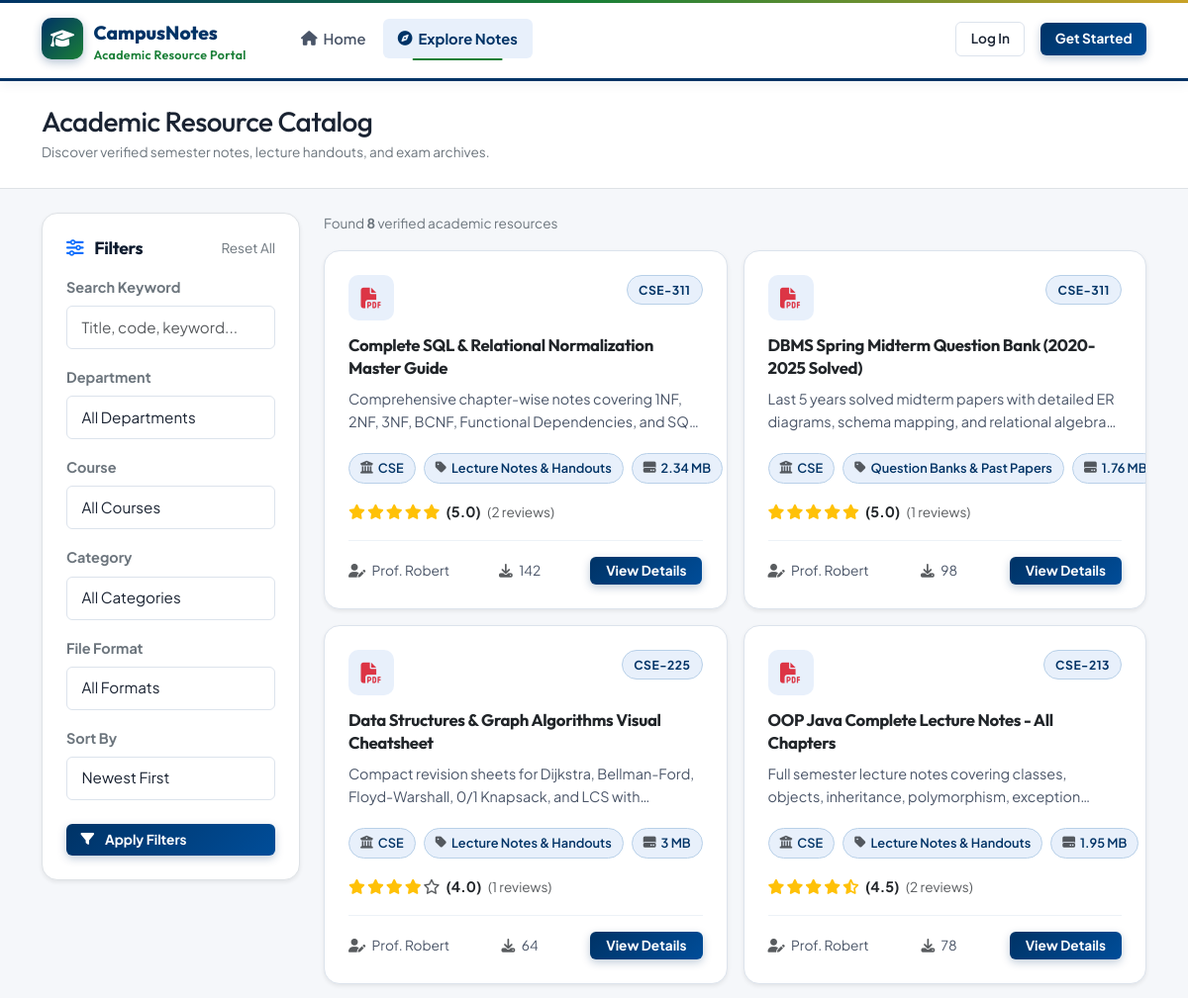
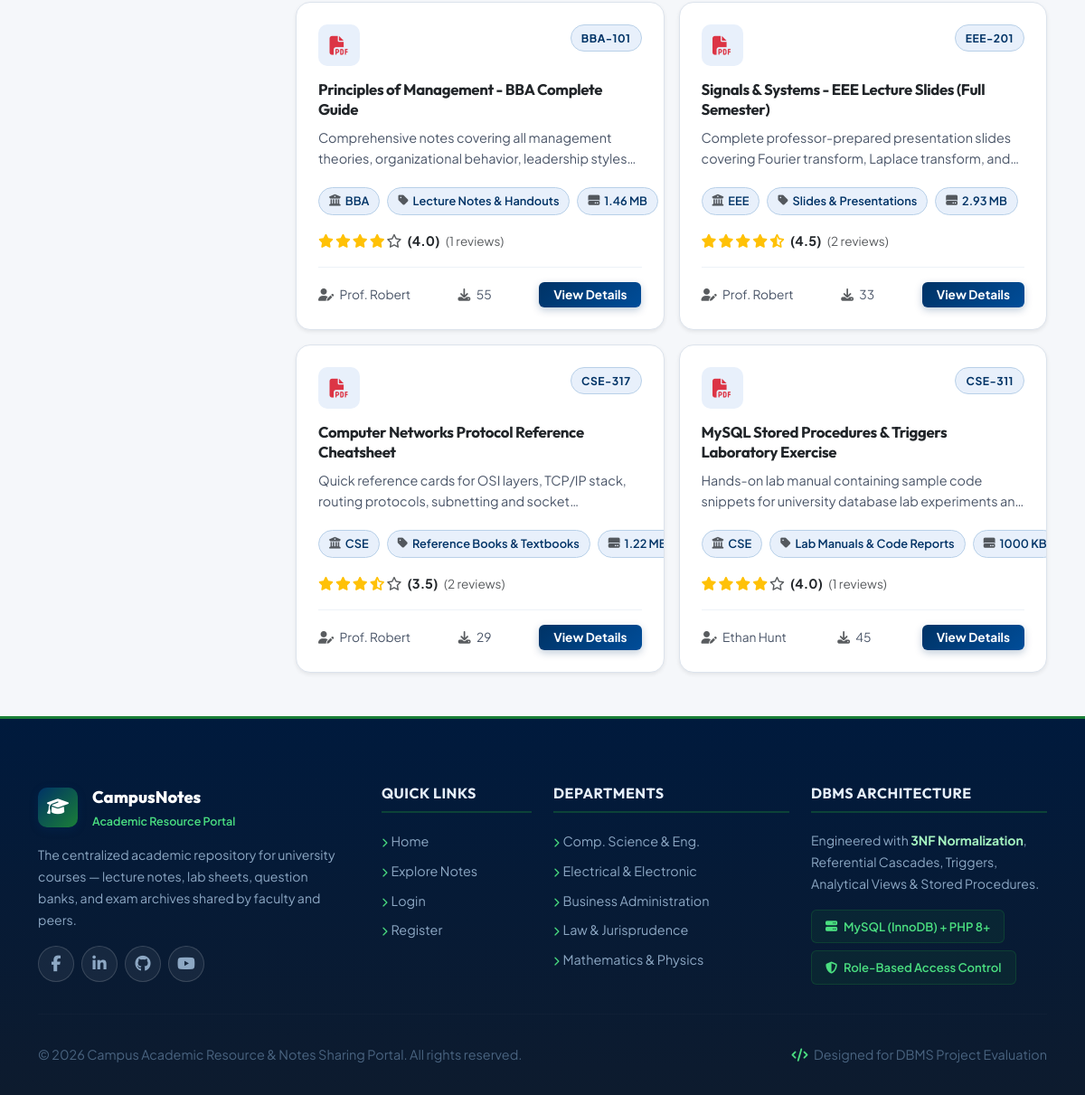
Screenshot of /explore.php with the database file from the repository (2 pictures, top to bottom).
### tables this page shows
CREATE TABLE `resources` (
    `resource_id` INT AUTO_INCREMENT PRIMARY KEY,
    `title` VARCHAR(255) NOT NULL,
    `description` TEXT,
    `course_id` INT NOT NULL,
    `category_id` INT NOT NULL,
    `uploaded_by` INT NOT NULL,
    `file_path` VARCHAR(255) NOT NULL,
    `file_name` VARCHAR(255) NOT NULL,
    `file_size` BIGINT UNSIGNED DEFAULT 0,  
    `file_type` VARCHAR(50) NOT NULL,       
    `download_count` INT UNSIGNED DEFAULT 0,
    `view_count` INT UNSIGNED DEFAULT 0,
    `avg_rating` DECIMAL(3,2) DEFAULT 0.00,
    `rating_count` INT UNSIGNED DEFAULT 0,
    `status` ENUM('pending', 'approved', 'rejected') DEFAULT 'approved',
    `moderated_by` INT NULL,
    `moderation_notes` TEXT NULL,
    `created_at` TIMESTAMP DEFAULT CURRENT_TIMESTAMP,
    `updated_at` TIMESTAMP DEFAULT CURRENT_TIMESTAMP ON UPDATE CURRENT_TIMESTAMP,
    INDEX `idx_resources_course` (`course_id`),
    INDEX `idx_resources_category` (`category_id`),
    INDEX `idx_resources_status` (`status`),
    CONSTRAINT `fk_resources_course` FOREIGN KEY (`course_id`) REFERENCES `courses` (`course_id`) ON UPDATE CASCADE ON DELETE CASCADE,
    CONSTRAINT `fk_resources_category` FOREIGN KEY (`category_id`) REFERENCES `categories` (`category_id`) ON UPDATE CASCADE ON DELETE RESTRICT,
    CONSTRAINT `fk_resources_user` FOREIGN KEY (`uploaded_by`) REFERENCES `users` (`user_id`) ON UPDATE CASCADE ON DELETE CASCADE,
    CONSTRAINT `fk_resources_moderator` FOREIGN KEY (`moderated_by`) REFERENCES `users` (`user_id`) ON UPDATE CASCADE ON DELETE SET NULL
);

CREATE TABLE `courses` (
    `course_id` INT AUTO_INCREMENT PRIMARY KEY,
    `dept_id` INT NOT NULL,
    `semester_id` INT NOT NULL,
    `course_code` VARCHAR(30) NOT NULL UNIQUE,
    `course_title` VARCHAR(200) NOT NULL,
    `credit_hours` DECIMAL(3,1) DEFAULT 3.0,
    `syllabus_summary` TEXT NULL,
    `created_at` TIMESTAMP DEFAULT CURRENT_TIMESTAMP,
    CONSTRAINT `fk_courses_dept` FOREIGN KEY (`dept_id`) REFERENCES `departments` (`dept_id`) ON UPDATE CASCADE ON DELETE CASCADE,
    CONSTRAINT `fk_courses_semester` FOREIGN KEY (`semester_id`) REFERENCES `semesters` (`semester_id`) ON UPDATE CASCADE ON DELETE CASCADE
);

CREATE TABLE `departments` (
    `dept_id` INT AUTO_INCREMENT PRIMARY KEY,
    `dept_code` VARCHAR(20) NOT NULL UNIQUE,
    `dept_name` VARCHAR(150) NOT NULL,
    `description` TEXT,
    `created_at` TIMESTAMP DEFAULT CURRENT_TIMESTAMP
);

CREATE TABLE `categories` (
    `category_id` INT AUTO_INCREMENT PRIMARY KEY,
    `name` VARCHAR(80) NOT NULL UNIQUE,
    `slug` VARCHAR(80) NOT NULL UNIQUE,
    `icon` VARCHAR(50) DEFAULT 'fa-file-text',
    `description` VARCHAR(255) NULL
);

CREATE TABLE `users` (
    `user_id` INT AUTO_INCREMENT PRIMARY KEY,
    `role_id` INT NOT NULL,
    `dept_id` INT NULL,
    `full_name` VARCHAR(120) NOT NULL,
    `email` VARCHAR(150) NOT NULL UNIQUE,
    `password_hash` VARCHAR(255) NOT NULL,
    `reset_token` VARCHAR(64) NULL UNIQUE,
    `reset_token_expires_at` TIMESTAMP NULL,
    `academic_id` VARCHAR(50) NULL,  
    `phone` VARCHAR(30) NULL,
    `bio` TEXT NULL,
    `avatar` VARCHAR(255) DEFAULT 'default_avatar.png',
    `status` ENUM('active', 'inactive', 'suspended') DEFAULT 'active',
    `created_at` TIMESTAMP DEFAULT CURRENT_TIMESTAMP,
    `updated_at` TIMESTAMP DEFAULT CURRENT_TIMESTAMP ON UPDATE CURRENT_TIMESTAMP,
    CONSTRAINT `fk_users_role` FOREIGN KEY (`role_id`) REFERENCES `roles` (`role_id`) ON UPDATE CASCADE ON DELETE RESTRICT,
    CONSTRAINT `fk_users_dept` FOREIGN KEY (`dept_id`) REFERENCES `departments` (`dept_id`) ON UPDATE CASCADE ON DELETE SET NULL
);

### explore.php (the view, shortened to what this page needs)
<?php
require_once __DIR__ . '/includes/header.php';
require_once __DIR__ . '/includes/navbar.php';
$pdo = Database::getConnection();
$keyword = trim($_GET['q'] ?? '');
$sortBy = trim($_GET['sort'] ?? 'newest');
$whereClauses = ["r.`status` = 'approved'"];
$params = [];
$orderBy = "r.`created_at` DESC";
$whereSql = implode(' AND ', $whereClauses);
$sql = "SELECT
            r.*,
            c.`course_code`,
            c.`course_title`,
            d.`dept_code`,
            d.`dept_name`,
            cat.`name` AS `category_name`,
            cat.`icon` AS `category_icon`,
            u.`full_name` AS `author_name`
        FROM `resources` r
        JOIN `courses` c ON r.`course_id` = c.`course_id`
        JOIN `departments` d ON c.`dept_id` = d.`dept_id`
        JOIN `categories` cat ON r.`category_id` = cat.`category_id`
        JOIN `users` u ON r.`uploaded_by` = u.`user_id`
        WHERE $whereSql
        ORDER BY $orderBy";
try {
    $stmt = $pdo->prepare($sql);
    $stmt->execute($params);
    $resources = $stmt->fetchAll();
} catch (Exception $e) {
    $resources = [];
    $departments = [];
    $categories = [];
    $courses = [];
}
?>
<div class="bg-white border-bottom py-4 mb-4">
    <div class="container">
        <h1 class="h3 font-weight-bold mb-1">Academic Resource Catalog</h1>
        <p class="text-secondary small mb-0">Discover verified semester notes, lecture handouts, and exam archives.</p>
    </div>
</div>
<div class="container mb-5">
    <div class="row g-4">
        <div class="col-lg-3">
            <div class="card border rounded-4 shadow-sm p-4 bg-white sticky-top" style="top: 85px; z-index: 10;">
                <div class="d-flex align-items-center justify-content-between mb-3">
                    <h5 class="font-weight-bold mb-0"><i class="fa-solid fa-sliders text-primary me-2"></i> Filters</h5>
                    <a href="<?= BASE_URL ?>/explore.php" class="text-secondary small text-decoration-none">Reset All</a>
                </div>
                <form action="<?= BASE_URL ?>/explore.php" method="GET">
                    <div class="mb-3">
                        <label class="form-label small fw-bold text-secondary">Search Keyword</label>
                        <input type="text" name="q" class="form-control form-control-sm" placeholder="Title, code, keyword..." value="<?= htmlspecialchars($keyword) ?>">
                    </div>
                    <div class="mb-3">
                        <label class="form-label small fw-bold text-secondary">Department</label>
                        <select name="dept" id="dept_select" class="form-select form-select-sm">
                            <option value="">All Departments</option>
                        </select>
                    </div>
                    <div class="mb-3">
                        <label class="form-label small fw-bold text-secondary">Course</label>
                        <select name="course" id="course_select" class="form-select form-select-sm">
                            <option value="">All Courses</option>
                        </select>
                    </div>
                    <div class="mb-3">
                        <label class="form-label small fw-bold text-secondary">Category</label>
                        <select name="category" class="form-select form-select-sm">
                            <option value="">All Categories</option>
                        </select>
                    </div>
                    <div class="mb-3">
                        <label class="form-label small fw-bold text-secondary">File Format</label>
                        <select name="file_type" class="form-select form-select-sm">
                            <option value="">All Formats</option>
                        </select>
                    </div>
                    <div class="mb-4">
                        <label class="form-label small fw-bold text-secondary">Sort By</label>
                        <select name="sort" class="form-select form-select-sm">
                            <option value="newest" <?= ($sortBy == 'newest') ? 'selected' : '' ?>>Newest First</option>
                        </select>
                    </div>
                    <button type="submit" class="btn btn-primary-custom w-100 btn-sm">
                        <i class="fa-solid fa-filter me-1"></i> Apply Filters
                    </button>
                </form>
            </div>
        </div>
        <div class="col-lg-9">
            <div class="d-flex align-items-center justify-content-between mb-3">
                <span class="text-secondary small font-weight-bold">
                    Found <strong><?= count($resources) ?></strong> verified academic resources
                </span>
            </div>
            <?php if (empty($resources)): ?>
                <div class="card border rounded-4 p-5 text-center bg-white shadow-sm">
                    <i class="fa-solid fa-magnifying-glass-chart fs-1 text-muted mb-3"></i>
                    <h5>No Matching Resources Found</h5>
                    <p class="text-secondary small">Try changing your filters or searching with different keywords.</p>
                    <div><a href="<?= BASE_URL ?>/explore.php" class="btn btn-outline-custom btn-sm">Clear All Filters</a></div>
                </div>
            <?php else: ?>
                <div class="row g-3">
                    <?php foreach ($resources as $res): ?>
                        <div class="col-md-6">
                            <div class="resource-card shadow-sm">
                                <div class="d-flex align-items-start justify-content-between gap-2">
                                    <div class="file-badge">
                                        <i class="fa-solid <?= getFileIconClass($res['file_type']) ?>"></i>
                                    </div>
                                    <span class="course-badge"><?= htmlspecialchars($res['course_code']) ?></span>
                                </div>
                                <h5 class="title">
                                    <a href="<?= BASE_URL ?>/resource_details.php?id=<?= $res['resource_id'] ?>" class="text-decoration-none text-dark">
                                        <?= htmlspecialchars($res['title']) ?>
                                    </a>
                                </h5>
                                <p class="desc"><?= htmlspecialchars($res['description']) ?></p>
                                <div class="d-flex align-items-center gap-2 mb-3">
                                    <span class="tag-chip">
                                        <i class="fa-solid fa-building-columns text-muted"></i> <?= htmlspecialchars($res['dept_code']) ?>
                                    </span>
                                    <span class="tag-chip">
                                        <i class="fa-solid fa-tag text-muted"></i> <?= htmlspecialchars($res['category_name']) ?>
                                    </span>
                                    <span class="tag-chip">
                                        <i class="fa-solid fa-hard-drive text-muted"></i> <?= formatBytes($res['file_size']) ?>
                                    </span>
                                </div>
                                <div class="mb-3">
                                    <?= renderStarRating($res['avg_rating']) ?>
                                    <span class="text-muted small ms-1">(<?= $res['rating_count'] ?> reviews)</span>
                                </div>
                                <div class="card-meta">
                                    <span>
                                        <i class="fa-solid fa-user-pen me-1 text-muted"></i> <?= htmlspecialchars(getDisplayName($res['author_name'])) ?>
                                    </span>
                                    <span>
                                        <i class="fa-solid fa-download me-1 text-muted"></i> <?= $res['download_count'] ?>
                                    </span>
                                    <a href="<?= BASE_URL ?>/resource_details.php?id=<?= $res['resource_id'] ?>" class="btn btn-primary-custom btn-sm py-1 px-3">
                                        View Details
                                    </a>
                                </div>
                            </div>
                        </div>
                    <?php endforeach; ?>
                </div>
            <?php endif; ?>
        </div>
    </div>
</div>
<?php require_once __DIR__ . '/includes/footer.php'; ?>

### includes/helpers.php (shortened to what this page needs)
<?php
function formatBytes($bytes, $precision = 2) {
    $units = ['B', 'KB', 'MB', 'GB', 'TB'];
    $bytes = max($bytes, 0);
    $pow = floor(($bytes ? log($bytes) : 0) / log(1024));
    $pow = min($pow, count($units) - 1);
    $bytes /= pow(1024, $pow);
    return round($bytes, $precision) . ' ' . $units[$pow];
}
function renderStarRating($rating, $maxStars = 5) {
    $html = '<div class="star-rating d-inline-flex align-items-center" title="' . number_format($rating, 1) . ' out of ' . $maxStars . '">';
    for ($i = 1; $i <= $maxStars; $i++) {
        if ($rating >= $i) {
            $html .= '<i class="fa-solid fa-star text-warning"></i>';
        } elseif ($rating >= ($i - 0.5)) {
            $html .= '<i class="fa-solid fa-star-half-stroke text-warning"></i>';
        } else {
            $html .= '<i class="fa-regular fa-star text-muted"></i>';
        }
    }
    $html .= ' <span class="ms-1 fw-bold text-dark font-sm">(' . number_format($rating, 1) . ')</span>';
    $html .= '</div>';
    return $html;
}
function getFileIconClass($fileType) {
    switch (strtolower($fileType)) {
        case 'pdf':
            return 'fa-file-pdf text-danger';
    }
}
function getDisplayName($fullName) {
    $clean = preg_replace('/\s*\(.*?\)\s*/', '', trim($fullName));
    $parts = explode(' ', $clean);
    if (count($parts) >= 2) {
        $prefix = strtolower($parts[0]);
        if (in_array($prefix, ['dr.', 'prof.', 'mr.', 'ms.', 'mrs.', 'engr.'])) {
            return $parts[0] . ' ' . $parts[1];
        }
        return $parts[0] . ' ' . $parts[1];
    }
    return $parts[0];
}

### rows the page displays
resources: course.course_code "CSE-311", title "Complete SQL & Relational Normalization Master Guide", description "Comprehensive chapter-wise notes covering 1NF, 2NF, 3NF, BCNF, Functional Dependencies, and…", departments.dept_code "CSE", category.name "Lecture Notes & Handouts", file_size "2.34 MB", avg_rating "5.0", rating_count "2", uploaded_by.full_name "Prof. Robert", download_count "142"
resources: course.course_code "CSE-311", title "DBMS Spring Midterm Question Bank (2020-2025 Solved)", description "Last 5 years solved midterm papers with detailed ER diagrams, schema mapping, and relational…", departments.dept_code "CSE", category.name "Question Banks & Past Papers", file_size "1.76 MB", avg_rating "5.0", rating_count "1", uploaded_by.full_name "Prof. Robert", download_count "98"
resources: course.course_code "CSE-225", title "Data Structures & Graph Algorithms Visual Cheatsheet", description "Compact revision sheets for Dijkstra, Bellman-Ford, Floyd-Warshall, 0/1 Knapsack, and LCS…", departments.dept_code "CSE", category.name "Lecture Notes & Handouts", file_size "3 MB", avg_rating "4.0", rating_count "1", uploaded_by.full_name "Prof. Robert", download_count "64"
resources: course.course_code "CSE-213", title "OOP Java Complete Lecture Notes - All Chapters", description "Full semester lecture notes covering classes, objects, inheritance, polymorphism,…", departments.dept_code "CSE", category.name "Lecture Notes & Handouts", file_size "1.95 MB", avg_rating "4.5", rating_count "2", uploaded_by.full_name "Prof. Robert", download_count "78"
resources: course.course_code "BBA-101", title "Principles of Management - BBA Complete Guide", description "Comprehensive notes covering all management theories, organizational behavior, leadership…", departments.dept_code "BBA", category.name "Lecture Notes & Handouts", file_size "1.46 MB", avg_rating "4.0", rating_count "1", uploaded_by.full_name "Prof. Robert", download_count "55"
resources: course.course_code "EEE-201", title "Signals & Systems - EEE Lecture Slides (Full Semester)", description "Complete professor-prepared presentation slides covering Fourier transform, Laplace transform,…", departments.dept_code "EEE", category.name "Slides & Presentations", file_size "2.93 MB", avg_rating "4.5", rating_count "2", uploaded_by.full_name "Prof. Robert", download_count "33"
resources: course.course_code "CSE-317", title "Computer Networks Protocol Reference Cheatsheet", description "Quick reference cards for OSI layers, TCP/IP stack, routing protocols, subnetting and…", departments.dept_code "CSE", category.name "Reference Books & Textbooks", file_size "1.22…", avg_rating "3.5", rating_count "2", uploaded_by.full_name "Prof. Robert", download_count "29"
resources: course.course_code "CSE-311", title "MySQL Stored Procedures & Triggers Laboratory Exercise", description "Hands-on lab manual containing sample code snippets for university database lab experiments…", departments.dept_code "CSE", category.name "Lab Manuals & Code Reports", file_size "1000 KB", avg_rating "4.0", rating_count "1", uploaded_by.full_name "Ethan Hunt", download_count "45"

### other values shown
count($resources) "8"
